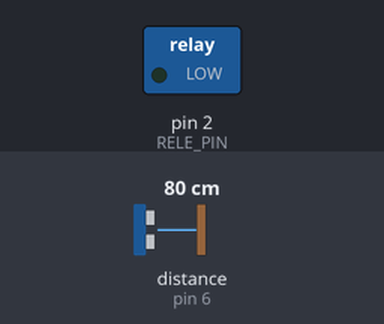
A sketch run on a simulated Arduino Uno, built with avr-gcc and run on an emulated ATmega328P. Parts: switched loads named in the sketch (green lamp = pin HIGH). Wiring (inferred from the names in the program): ultrasonic range finder: trigger pin 5; echo pin 6. Inputs (shaded band) come from the test bench; at power-on: distance to the obstacle (sensor on pin 6) 80 cm. The echo pulse lasts 58.3 µs per cm; pins used as bus, display or sensor lines are not drawn.

Above: at 1.2 s.
1.3 s: distance to the obstacle (sensor on pin 6) set to 38 cm
2.8 s: distance to the obstacle (sensor on pin 6) set to 32 cm
At 3.7 s:
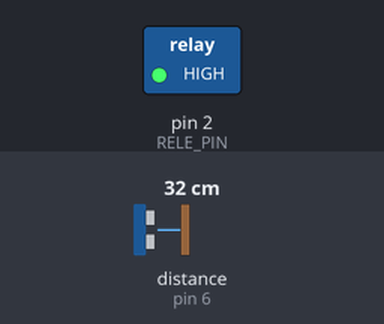
Timing chart, 0 to 5.8 s (numbered marks = the images above; inputs shaded):
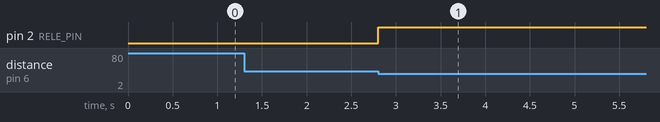

Measured:
- the behaviour switches between 36 and 35 cm on distance to the obstacle (sensor on pin 6) (found by bisection; images 0 and 1)
- after the input at 1.3 s, every drawn part: stays the same
- after the input at 2.8 s, pin 2 (RELE_PIN): LOW → HIGH at once

The sketch:

lampara_inteligente.ino
```cpp
// Lampara inteligente con Arduino
#define RELE_PIN      2
#define TRIGGER_PIN   5
#define ECHO_PIN      6

#define SOUND_SPEED   34300.0 // velocidad del sonido en cm/s
#define TIME_TO_WHAIT 3000    // en milisegundos

unsigned long time_for_off; // valor de millis en el que se debe apagar la lampara
float distance;

void setup() {
  // Configurar pines
  pinMode( RELE_PIN, OUTPUT );
  pinMode( TRIGGER_PIN, OUTPUT );
  pinMode( ECHO_PIN, INPUT );

  analogRead(A0);
  digitalWrite(RELE_PIN, LOW); // apagar lampara

  digitalWrite(TRIGGER_PIN, LOW);

}

void loop() {
  // put your main code here, to run repeatedly:

  distance = obtenerDistancia();

  if( distance < 35 ){
    digitalWrite(RELE_PIN, HIGH);
    time_for_off = millis() + TIME_TO_WHAIT;
  }

  if( time_for_off <= millis() )
    digitalWrite(RELE_PIN, LOW);
}


float obtenerDistancia(){

  // Poner Triger en estado bajo y esperar 2 ms
  digitalWrite(TRIGGER_PIN, LOW);
  delayMicroseconds(2);

  // Poner Trigger en alto y esperamos 10 ms
  digitalWrite(TRIGGER_PIN, HIGH);
  delayMicroseconds(10);

  // Comienza poniendo el pin Trigger en estado bajo nuevamente
  digitalWrite(TRIGGER_PIN, LOW);

  // tiempo de ida y vuelta de la sennal.
  unsigned long travel_time = pulseIn(ECHO_PIN, HIGH);

  float distancia = travel_time * SOUND_SPEED / 1000000.0 / 2.0;

  return distancia;
}
```
